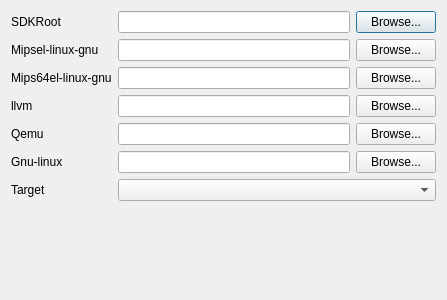
<?xml version="1.0" encoding="UTF-8"?>
<ui version="4.0">
 <class>CrossSettingsWidget</class>
 <widget class="QDialog" name="CrossSettingsWidget">
  <property name="geometry">
   <rect>
    <x>0</x>
    <y>0</y>
    <width>447</width>
    <height>300</height>
   </rect>
  </property>
  <property name="windowTitle">
   <string>Dialog</string>
  </property>
  <layout class="QGridLayout" name="gridLayout_2">
   <item row="0" column="0">
    <layout class="QGridLayout" name="gridLayout">
     <item row="0" column="0">
      <widget class="QLabel" name="label_root">
       <property name="text">
        <string>SDKRoot</string>
       </property>
      </widget>
     </item>
     <item row="0" column="1">
      <widget class="QLineEdit" name="lineEdit_root"/>
     </item>
     <item row="0" column="2">
      <widget class="QPushButton" name="pushButton_root">
       <property name="text">
        <string>Browse...</string>
       </property>
      </widget>
     </item>
     <item row="1" column="0">
      <widget class="QLabel" name="label_gnu32">
       <property name="text">
        <string>Mipsel-linux-gnu</string>
       </property>
      </widget>
     </item>
     <item row="1" column="1">
      <widget class="QLineEdit" name="lineEdit_gnu32"/>
     </item>
     <item row="1" column="2">
      <widget class="QPushButton" name="pushButton_gnu32">
       <property name="text">
        <string>Browse...</string>
       </property>
      </widget>
     </item>
     <item row="2" column="0">
      <widget class="QLabel" name="label_gnu64">
       <property name="text">
        <string>Mips64el-linux-gnu</string>
       </property>
      </widget>
     </item>
     <item row="2" column="1">
      <widget class="QLineEdit" name="lineEdit_gnu64"/>
     </item>
     <item row="2" column="2">
      <widget class="QPushButton" name="pushButton_gnu64">
       <property name="text">
        <string>Browse...</string>
       </property>
      </widget>
     </item>
     <item row="3" column="0">
      <widget class="QLabel" name="label_llvm">
       <property name="text">
        <string>llvm</string>
       </property>
      </widget>
     </item>
     <item row="3" column="1">
      <widget class="QLineEdit" name="lineEdit_llvm"/>
     </item>
     <item row="3" column="2">
      <widget class="QPushButton" name="pushButton_llvm">
       <property name="text">
        <string>Browse...</string>
       </property>
      </widget>
     </item>
     <item row="4" column="0">
      <widget class="QLabel" name="label_qemu">
       <property name="text">
        <string>Qemu</string>
       </property>
      </widget>
     </item>
     <item row="4" column="1">
      <widget class="QLineEdit" name="lineEdit_qemu"/>
     </item>
     <item row="4" column="2">
      <widget class="QPushButton" name="pushButton_qemu">
       <property name="text">
        <string>Browse...</string>
       </property>
      </widget>
     </item>
     <item row="5" column="0">
      <widget class="QLabel" name="label_gnulinux">
       <property name="text">
        <string>Gnu-linux</string>
       </property>
      </widget>
     </item>
     <item row="5" column="1">
      <widget class="QLineEdit" name="lineEdit_gnulinux"/>
     </item>
     <item row="5" column="2">
      <widget class="QPushButton" name="pushButton_gnulinux">
       <property name="text">
        <string>Browse...</string>
       </property>
      </widget>
     </item>
     <item row="6" column="0">
      <widget class="QLabel" name="label_target">
       <property name="text">
        <string>Target</string>
       </property>
      </widget>
     </item>
     <item row="6" column="1" colspan="2">
      <widget class="QComboBox" name="comboBox_target"/>
     </item>
    </layout>
   </item>
   <item row="1" column="0">
    <spacer name="verticalSpacer">
     <property name="orientation">
      <enum>Qt::Vertical</enum>
     </property>
     <property name="sizeHint" stdset="0">
      <size>
       <width>20</width>
       <height>91</height>
      </size>
     </property>
    </spacer>
   </item>
  </layout>
 </widget>
 <resources/>
 <connections/>
</ui>
